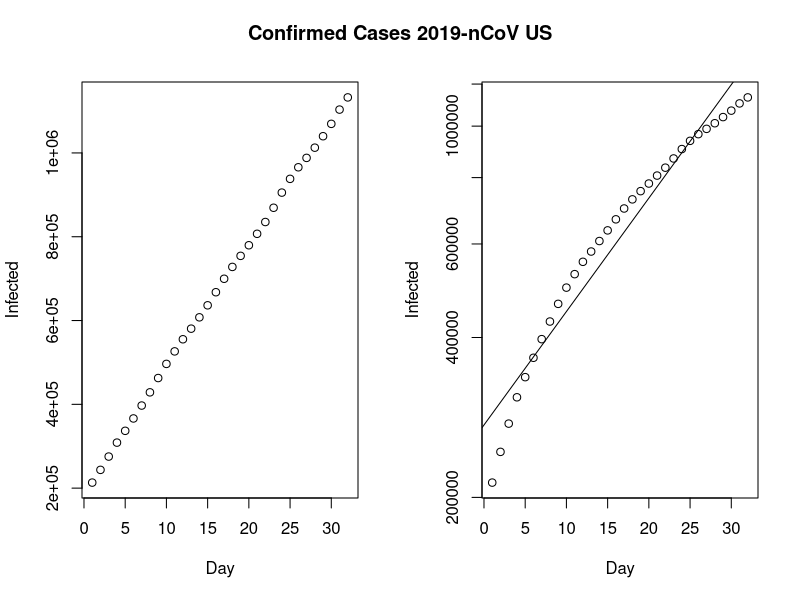
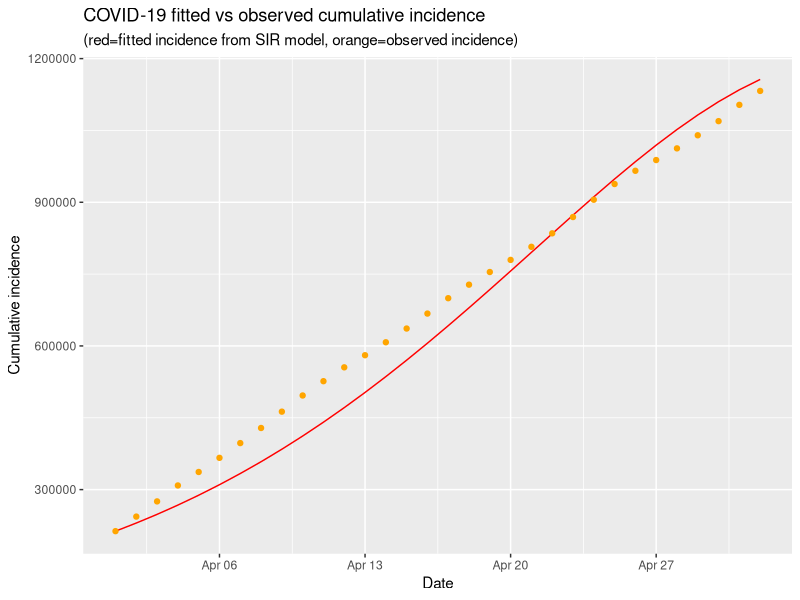

These charts were generated, in order, by the following R code:
setwd("C:\\Users\\Devam N Shah\\Desktop\\Rutgers\\Sem-2\\Applied Regression Analysis\\Project\\Final Code,Deck & Data")

library(deSolve)
library(dplyr)
library(tm)
library(ggplot2)
library(lubridate)

SIR <- function(time, state, parameters) {
  par <- as.list(c(state, parameters))
  with(par, {
    dS <- -beta * I * S/N
    dI <- beta * I * S/N - gamma * I
    dR <- gamma * I
    list(c(dS, dI, dR))
  })
}



#US Population - 328.2 million = 328200000

sir_start_date <- "2020-04-01"
data_covid = readxl::read_xlsx("Data.xlsx",1)
data_covid

Infected <- data_covid %>% filter(ymd(Date)>="2020-04-01" &ymd(Date)<="2020-05-02") %>% pull(Confirmed)

Day <- 1:(length(Infected))
Day

old <- par(mfrow = c(1, 2))
plot(Day, Infected, type ="b")
plot(Day, Infected, log = "y")
abline(lm(log10(Infected) ~ Day))
title("Confirmed Cases 2019-nCoV US", outer = TRUE, line = -2)

N <- 328200000
init <- c(S = N - Infected[1], I = Infected[1], R = 0)

# define a function to calculate the residual sum of squares
# (RSS), passing in parameters beta and gamma that are to be
# optimised for the best fit to the incidence data
RSS <- function(parameters) {
  names(parameters) <- c("beta", "gamma")
  out <- ode(y = init, times = Day, func = SIR, parms = parameters)
  fit <- out[, 3]
  sum((Infected - fit)^2)
}

# now find the values of beta and gamma that give the
# smallest RSS, which represents the best fit to the data.
# Start with values of 0.5 for each, and constrain them to
# the interval 0 to 1.0
Opt <- optim(c(0.4,0.4), RSS, method = "L-BFGS-B", lower = c(0,0), upper = c(1, 1))

# check for convergence
Opt$message

Opt_par <- setNames(Opt$par, c("beta", "gamma"))
Opt_par

# time in days for predictions
t <- 1:as.integer(ymd("2020-05-03") - ymd(sir_start_date))

# get the fitted values from our SIR model
fitted_cumulative_incidence <- data.frame(ode(y = init, times = t, func = SIR, parms = Opt_par))


# add a Date column and join the observed incidence data
fitted_cumulative_incidence <- fitted_cumulative_incidence %>% 
  mutate(Date = ymd(sir_start_date) + days(t - 1))


# plot the data
fitted_cumulative_incidence %>% filter(Date <= ymd("2020-05-02")) %>% 
  ggplot(aes(x = Date)) + geom_line(aes(y = I), colour = "red") + 
  geom_point(aes(y = Infected), colour = "orange") + 
  labs(y = "Cumulative incidence", title = "COVID-19 fitted vs observed cumulative incidence", 
       subtitle = "(red=fitted incidence from SIR model, orange=observed incidence)")

R0 = Opt_par[1]/Opt_par[2]
R0
